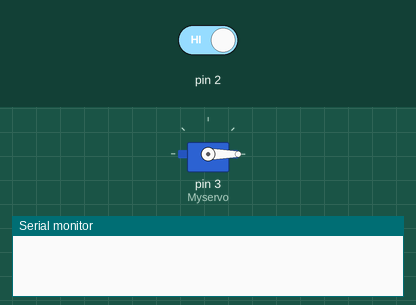
A sketch run on a simulated Arduino Uno, built with avr-gcc and run on an emulated ATmega328P. On the bench: servo, the last lines printed to the serial monitor. The inputs (shaded band) are chosen by the test bench; at power-on: pin 2 HIGH.

Above: at 1.2 s.
1.3 s: pin 2 driven LOW
At 2.5 s:
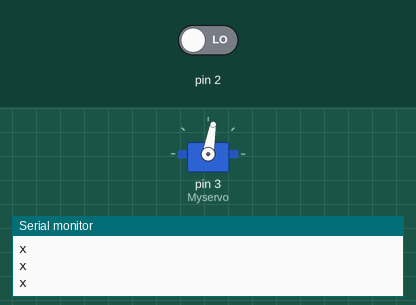
2.8 s: pin 2 driven HIGH
At 3.7 s:
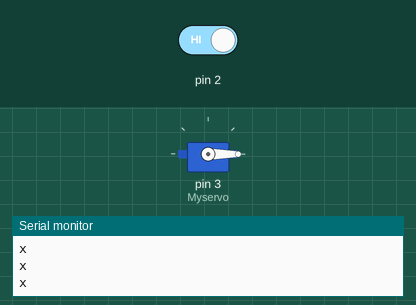
Timing chart, 0 to 5.8 s (numbered marks = the images above; inputs shaded):
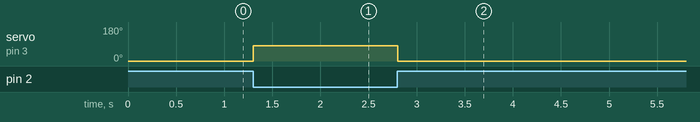

Measured:
- after the input at 1.3 s, servo on pin 3 (Myservo): 0° → 80° at once
- after the input at 2.8 s, servo on pin 3 (Myservo): 80° → 0° at once

The sketch:

pushbutton_servo_v2.ino
```cpp
#include<Servo.h>
Servo Myservo;
int pos=0;

void setup()
{
  pinMode(2,INPUT);
  Myservo.attach(3);
  Serial.begin(9600);
}

void loop()
{
  if(digitalRead(2)==LOW){
    Myservo.write(80);
    Serial.println("x");

  }
  else

 Myservo.write(0);

}
```
